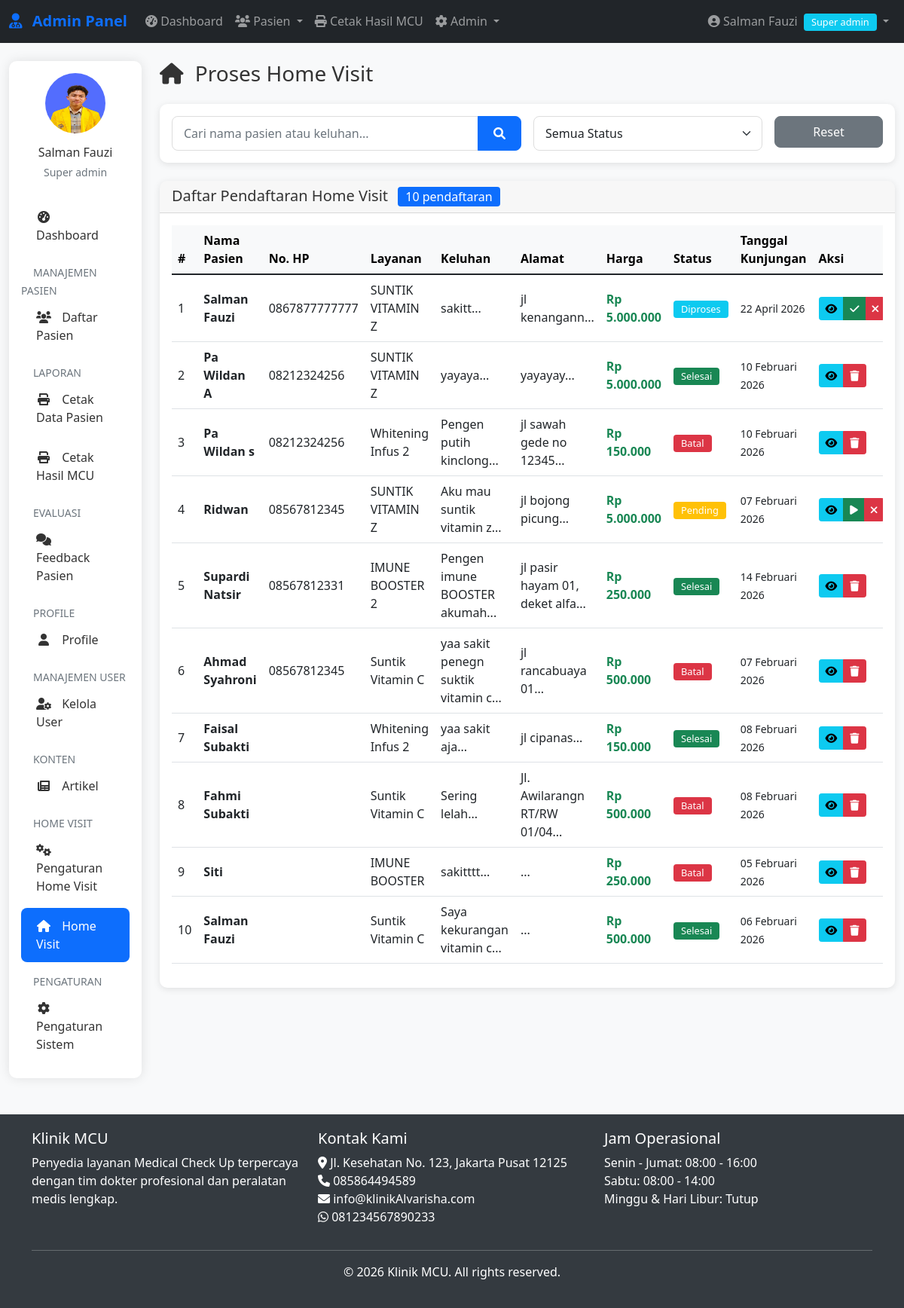
Screenshot of /admin/home-visit/process.php (signed in) with the database file from the repository.
### tables this page shows
CREATE TABLE `home_visit` (
  `id_visit` int(11) NOT NULL,
  `nama_pasien` varchar(100) NOT NULL,
  `keluhan` text NOT NULL,
  `no_hp` text NOT NULL,
  `alamat_visit` text NOT NULL,
  `id_setting` int(11) NOT NULL,
  `harga` decimal(12,2) NOT NULL,
  `status` enum('pending','diproses','selesai','batal') DEFAULT 'pending',
  `tanggal_kunjungan` date DEFAULT NULL,
  `created_at` timestamp NOT NULL DEFAULT current_timestamp()
);

CREATE TABLE `home_visit_setting` (
  `id_setting` int(11) NOT NULL,
  `judul_layanan` varchar(100) NOT NULL,
  `deskripsi` text DEFAULT NULL,
  `harga` decimal(12,2) NOT NULL,
  `gambar` varchar(255) NOT NULL,
  `status` enum('aktif','nonaktif') DEFAULT 'aktif',
  `created_at` timestamp NOT NULL DEFAULT current_timestamp(),
  `updated_at` timestamp NOT NULL DEFAULT current_timestamp() ON UPDATE current_timestamp()
);

CREATE TABLE `pengaturan` (
  `id` int(11) NOT NULL,
  `nama_klinik` varchar(100) DEFAULT NULL,
  `alamat` text DEFAULT NULL,
  `telepon` varchar(20) DEFAULT NULL,
  `email` varchar(100) DEFAULT NULL,
  `whatsapp` varchar(20) DEFAULT NULL,
  `logo` varchar(255) DEFAULT NULL,
  `tentang` text DEFAULT NULL,
  `created_at` timestamp NOT NULL DEFAULT current_timestamp(),
  `hero_image` varchar(255) DEFAULT NULL
);

### includes/functions.php (called while the page is built, shortened)
<?php
require_once __DIR__ . '/../config/database.php';
function formatDateIndo($date, $with_time = false)
{
    $months = array(
        1 => 'Januari',
        'Februari',
        'Maret',
        'April',
        'Mei',
        'Juni',
        'Juli',
        'Agustus',
        'September',
        'Oktober',
        'November',
        'Desember'
    );
    $timestamp = strtotime($date);
    $day = date('d', $timestamp);
    $month = $months[date('n', $timestamp)];
    $year = date('Y', $timestamp);
    $formatted = $day . ' ' . $month . ' ' . $year;
    return $formatted;
}
function getSetting($key)
{
    global $conn;
    $query = "SELECT $key FROM pengaturan LIMIT 1";
    $result = mysqli_query($conn, $query);
    $row = mysqli_fetch_assoc($result);
    return $row[$key] ?? '';
}

### admin/home-visit/process.php (the view, shortened to what this page needs)
<?php
require_once __DIR__ . '/../../includes/auth.php';
require_once __DIR__ . '/../../includes/functions.php';
$status = isset($_GET['status']) ? $_GET['status'] : 'all';
$search = isset($_GET['search']) ? escape($_GET['search']) : '';
$where = "1=1";
$limit = 15;
$page = isset($_GET['page']) ? (int)$_GET['page'] : 1;
$offset = ($page - 1) * $limit;
$total_query = "SELECT COUNT(*) as total FROM home_visit hv WHERE $where";
$total_result = mysqli_query($conn, $total_query);
$total_row = mysqli_fetch_assoc($total_result);
$total_records = $total_row['total'];
$query = "SELECT hv.*, hvs.judul_layanan, hvs.harga as harga_setting
          FROM home_visit hv
          LEFT JOIN home_visit_setting hvs ON hv.id_setting = hvs.id_setting
          WHERE $where
          ORDER BY hv.created_at DESC
          LIMIT $limit OFFSET $offset";
$result = mysqli_query($conn, $query);
?>
<?php include '../../includes/admin-header.php'; ?>
<?php include '../includes/admin-nav.php'; ?>
<div class="container-fluid mt-4">
    <div class="row">
        <div class="col-lg-2">
            <?php include '../includes/admin-sidebar.php'; ?>
        </div>
        <div class="col-lg-10">
            <div class="d-flex justify-content-between align-items-center mb-4">
                <h1 class="h3 mb-0">
                    <i class="fas fa-home me-2"></i> Proses Home Visit
                </h1>
            </div>
            <div class="card mb-4">
                <div class="card-body">
                    <form method="GET" action="" class="row g-3">
                        <div class="col-md-6">
                            <div class="input-group">
                                <input type="text" class="form-control" name="search" placeholder="Cari nama pasien atau keluhan..." value="<?php echo htmlspecialchars($search); ?>">
                                <button class="btn btn-primary" type="submit">
                                    <i class="fas fa-search"></i>
                                </button>
                            </div>
                        </div>
                        <div class="col-md-4">
                            <select class="form-select" name="status" onchange="this.form.submit()">
                                <option value="all" <?php echo $status == 'all' ? 'selected' : ''; ?>>Semua Status</option>
                            </select>
                        </div>
                        <div class="col-md-2">
                            <a href="process.php" class="btn btn-secondary w-100">Reset</a>
                        </div>
                    </form>
                </div>
            </div>
            <div class="card">
                <div class="card-header">
                    <h5 class="mb-0">
                        Daftar Pendaftaran Home Visit
                        <span class="badge bg-primary ms-2"><?php echo $total_records; ?> pendaftaran</span>
                    </h5>
                </div>
                <div class="card-body">
                    <?php if (mysqli_num_rows($result) > 0): ?>
                        <div class="table-responsive">
                            <table class="table table-hover">
                                <thead class="table-light">
                                    <tr>
                                        <th width="50">#</th>
                                        <th>Nama Pasien</th>
                                        <th>No. HP</th>
                                        <th>Layanan</th>
                                        <th>Keluhan</th>
                                        <th>Alamat</th>
                                        <th width="120">Harga</th>
                                        <th width="100">Status</th>
                                        <th width="120">Tanggal Kunjungan</th>
                                        <th width="150">Aksi</th>
                                    </tr>
                                </thead>
                                <tbody>
                                    <?php $no = $offset + 1; ?>
                                    <?php while ($registration = mysqli_fetch_assoc($result)): ?>
                                        <tr>
                                            <td><?php echo $no++; ?></td>
                                            <td>
                                                <strong><?php echo htmlspecialchars($registration['nama_pasien']); ?></strong>
                                            </td>
                                            <td><?php echo htmlspecialchars($registration['no_hp']); ?></td>
                                            <td><?php echo htmlspecialchars($registration['judul_layanan']); ?></td>
                                            <td>
                                                <?php echo substr(strip_tags($registration['keluhan']), 0, 50) . '...'; ?>
                                            </td>
                                            <td>
                                                <?php echo substr(strip_tags($registration['alamat_visit']), 0, 50) . '...'; ?>
                                            </td>
                                            <td>
                                                <span class="fw-bold text-success">
                                                    Rp <?php echo number_format($registration['harga'], 0, ',', '.'); ?>
                                                </span>
                                            </td>
                                            <td>
                                                <?php
                                                $status_class = '';
                                                switch ($registration['status']) {
                                                    case 'pending':
                                                        $status_class = 'bg-warning';
                                                        break;
                                                    case 'diproses':
                                                        $status_class = 'bg-info';
                                                        break;
                                                    case 'selesai':
                                                        $status_class = 'bg-success';
                                                        break;
                                                    case 'batal':
                                                        $status_class = 'bg-danger';
                                                        break;
                                                }
                                                ?>
                                                <span class="badge <?php echo $status_class; ?>">
                                                    <?php echo ucfirst($registration['status']); ?>
                                                </span>
                                            </td>
                                            <td>
                                                <small><?php echo $registration['tanggal_kunjungan'] ? formatDateIndo($registration['tanggal_kunjungan']) : '-'; ?></small>
                                            </td>
                                            <td>
                                                <div class="btn-group btn-group-sm">
                                                    <button type="button"
                                                        class="btn btn-info"
                                                        onclick="viewDetails(<?php echo $registration['id_visit']; ?>)"
                                                        title="Lihat Detail">
                                                        <i class="fas fa-eye"></i>
                                                    </button>
                                                    <?php if ($registration['status'] == 'pending'): ?>
                                                        <button type="button"
                                                            class="btn btn-success"
                                                            onclick="updateStatus(<?php echo $registration['id_visit']; ?>, 'diproses')"
                                                            title="Proses">
                                                            <i class="fas fa-play"></i>
                                                        </button>
                                                    <?php elseif ($registration['status'] == 'diproses'): ?>
                                                        <button type="button"
                                                            class="btn btn-success"
                                                            onclick="updateStatus(<?php echo $registration['id_visit']; ?>, 'selesai')"
                                                            title="Selesai">
                                                            <i class="fas fa-check"></i>
                                                        </button>
                                                    <?php endif; ?>
                                                    <?php if (in_array($registration['status'], ['selesai', 'batal'])): ?>
                                                        <button type="button"
                                                            class="btn btn-danger delete-visit"
                                                            data-id="<?php echo $registration['id_visit']; ?>"
                                                            data-nama="<?php echo htmlspecialchars($registration['nama_pasien']); ?>"
                                                            title="Hapus">
                                                            <i class="fas fa-trash"></i>
                                                        </button>
                                                    <?php else: ?>
                                                        <button type="button"
                                                            class="btn btn-danger"
                                                            onclick="updateStatus(<?php echo $registration['id_visit']; ?>, 'batal')"
                                                            title="Batal">
                                                            <i class="fas fa-times"></i>
                                                        </button>
                                                    <?php endif; ?>
                                                </div>
                                            </td>
                                        </tr>
                                    <?php endwhile; ?>
                                </tbody>
                            </table>
                        </div>
                    <?php else: ?>
                        <div class="alert alert-info">
                            <i class="fas fa-info-circle me-2"></i> Tidak ada pendaftaran home visit.
                        </div>
                    <?php endif; ?>
                </div>
            </div>
        </div>
    </div>
</div>
<?php include '../../includes/admin-footer.php'; ?>

### includes/admin-footer.php (shortened to what this page needs)
</div>
</div>
<footer class="mt-5">
    <div class="container">
        <div class="row">
            <div class="col-md-4">
                <h5>Klinik MCU</h5>
                <p>Penyedia layanan Medical Check Up terpercaya dengan tim dokter profesional dan peralatan medis lengkap.</p>
            </div>
            <div class="col-md-4">
                <h5>Kontak Kami</h5>
                <ul class="list-unstyled">
                    <li><i class="fas fa-map-marker-alt"></i> <?php echo getSetting('alamat'); ?></li>
                    <li><i class="fas fa-phone"></i> <?php echo getSetting('telepon'); ?></li>
                    <li><i class="fas fa-envelope"></i> <?php echo getSetting('email'); ?></li>
                    <li><i class="fab fa-whatsapp"></i> <?php echo getSetting('whatsapp'); ?></li>
                </ul>
            </div>
            <div class="col-md-4">
                <h5>Jam Operasional</h5>
                <ul class="list-unstyled">
                    <li>Senin - Jumat: 08:00 - 16:00</li>
                    <li>Sabtu: 08:00 - 14:00</li>
                    <li>Minggu & Hari Libur: Tutup</li>
                </ul>
            </div>
        </div>
        <hr class="bg-light">
        <div class="text-center">
            <p>&copy; <?php echo date('Y'); ?> Klinik MCU. All rights reserved.</p>
        </div>
    </div>
</footer>
</body>
</html>

### rows the page displays
home_visit: nama_pasien "Salman Fauzi", no_hp "0867877777777", id_setting.judul_layanan "SUNTIK VITAMIN Z", keluhan "sakitt", alamat_visit "jl kenangann", harga "5.000.000", status "Diproses", tanggal_kunjungan "22 April 2026"
home_visit: nama_pasien "Pa Wildan A", no_hp "08212324256", id_setting.judul_layanan "SUNTIK VITAMIN Z", keluhan "yayaya", alamat_visit "yayayay", harga "5.000.000", status "Selesai", tanggal_kunjungan "10 Februari 2026"
home_visit: nama_pasien "Pa Wildan s", no_hp "08212324256", id_setting.judul_layanan "Whitening Infus 2", keluhan "Pengen putih kinclong", alamat_visit "jl sawah gede no 12345", harga "150.000", status "Batal", tanggal_kunjungan "10 Februari 2026"
home_visit: nama_pasien "Ridwan", no_hp "08567812345", id_setting.judul_layanan "SUNTIK VITAMIN Z", keluhan "Aku mau suntik vitamin z", alamat_visit "jl bojong picung", harga "5.000.000", status "Pending", tanggal_kunjungan "07 Februari 2026"
home_visit: nama_pasien "Supardi Natsir", no_hp "08567812331", id_setting.judul_layanan "IMUNE BOOSTER 2", keluhan "Pengen imune BOOSTER akumah", alamat_visit "jl pasir hayam 01, deket alfa", harga "250.000", status "Selesai", tanggal_kunjungan "14 Februari 2026"
home_visit: nama_pasien "Ahmad Syahroni", no_hp "08567812345", id_setting.judul_layanan "Suntik Vitamin C", keluhan "yaa sakit penegn suktik vitamin c", alamat_visit "jl rancabuaya 01", harga "500.000", status "Batal", tanggal_kunjungan "07 Februari 2026"
home_visit: nama_pasien "Faisal Subakti", id_setting.judul_layanan "Whitening Infus 2", keluhan "yaa sakit aja", alamat_visit "jl cipanas", harga "150.000", status "Selesai", tanggal_kunjungan "08 Februari 2026"
home_visit: nama_pasien "Fahmi Subakti", id_setting.judul_layanan "Suntik Vitamin C", keluhan "Sering lelah", alamat_visit "Jl. Awilarangn RT/RW 01/04", harga "500.000", status "Batal", tanggal_kunjungan "08 Februari 2026"
home_visit: nama_pasien "Siti", id_setting.judul_layanan "IMUNE BOOSTER", keluhan "sakitttt", harga "250.000", status "Batal", tanggal_kunjungan "05 Februari 2026"
home_visit: nama_pasien "Salman Fauzi", id_setting.judul_layanan "Suntik Vitamin C", keluhan "Saya kekurangan vitamin c", harga "500.000", status "Selesai", tanggal_kunjungan "06 Februari 2026"
pengaturan: alamat "Jl. Kesehatan No. 123, Jakarta Pusat 12125", telepon "085864494589", email "info@klinikAlvarisha.com", whatsapp "081234567890233"

### other values shown
$_SESSION['nama_lengkap'] "Salman Fauzi"
str_replace('_', ' ', $_SESSION['role']) "Super admin"
$total_records "10"
